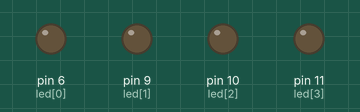
The sketch below on a simulated Arduino Uno, built with avr-gcc and run on an emulated ATmega328P. Parts: output pins drawn as LEDs (lit = HIGH).

Above: at 0.15 s.
At 7.66 s:
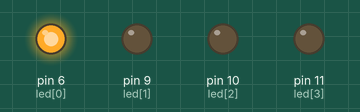
At 17.89 s:
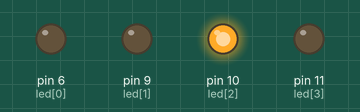
At 29.61 s:
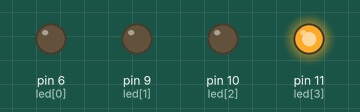
At 39.84 s:
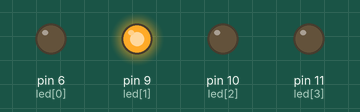
Timing chart, 0 to 40.0 s (numbered marks = the images above):
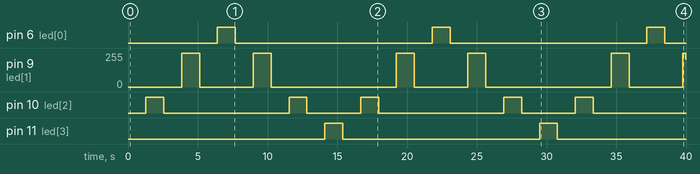

The sketch:

P54-2_4_LED_D-L_cycle_R_L_shift.ino
```cpp
/*
*P54-2
*設計Arduino 程式，控制四個LED 亮度變化並依序來回左右移。每一個LED 亮度由暗逐漸變亮，再由亮逐漸變暗。
*/


const uint8_t  led[4] = {6,9,10,11};
//                                                        最左      最右

void setup()
{

}

void loop()
{
	for(int i=2;i>=0;i--) //向左移
	{
		for(int j=0;j<=255;j++) //漸亮
		{
			analogWrite(led[i], j);
			delay(5); //ms
		}
		for(int j=255;j>=0;j--) //漸暗
		{
			analogWrite(led[i], j);
			delay(5); //ms
		}
	}
	for(int i=1;i<=3;i++) //向右移
	{
		for(int j=0;j<=255;j++) //漸亮
		{
			analogWrite(led[i], j);
			delay(5); //ms
		}
		for(int j=255;j>=0;j--) //漸暗
		{
			analogWrite(led[i], j);
			delay(5); //ms
		}
	}
}
```

Measured:
- by itself, pin 6 (led[0]), pin 11 (led[3]): alternates HIGH for 1.3 s and LOW for 14.1 s
- by itself, pin 9 (led[1]): 0/255 → 255/255 at 3.8 s, → 0/255 1.3 s later, → 255/255 3.8 s later, → 0/255 1.3 s later, … (12 changes in this stretch)
- by itself, pin 10 (led[2]): repeats every 15.4 s: LOW 9.0 s, HIGH 1.3 s, LOW 3.8 s, HIGH 1.3 s
